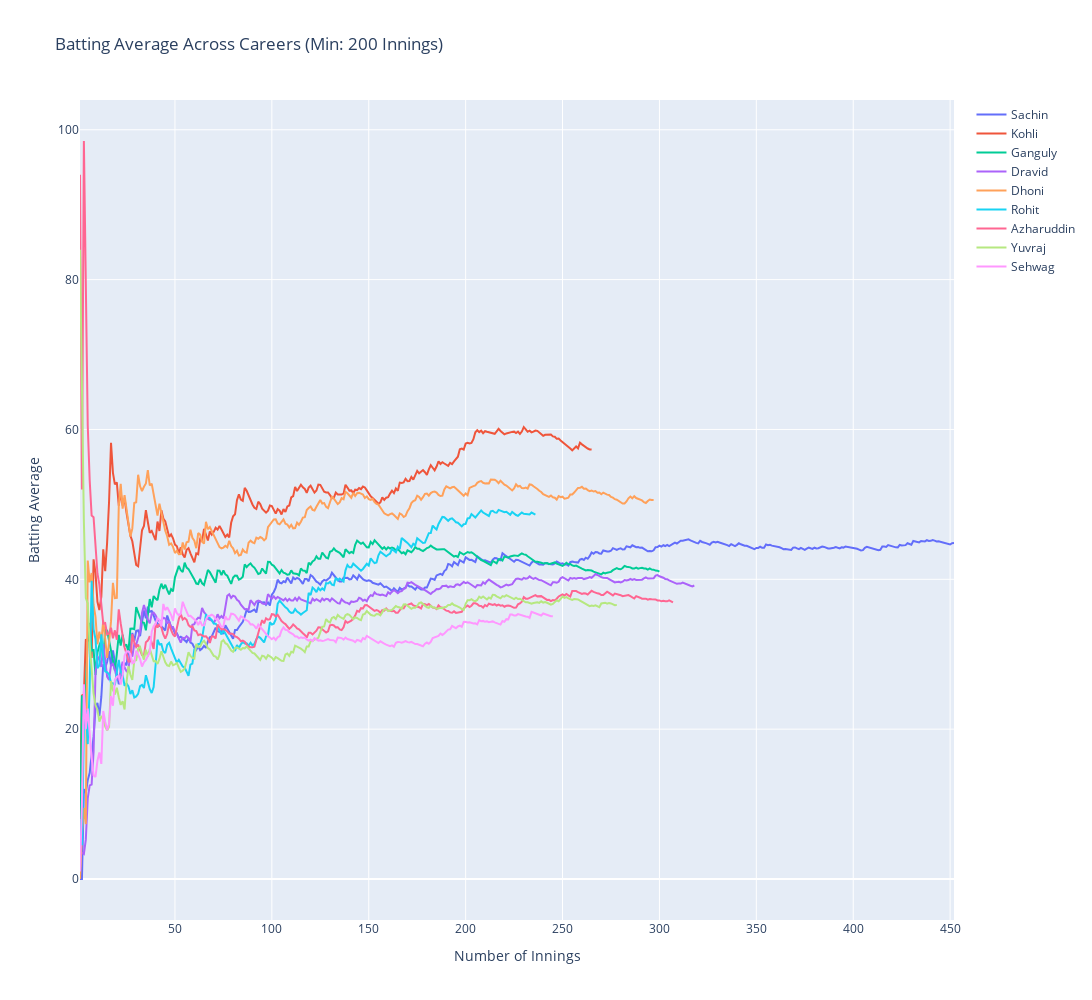

Source (notebook cell):
### Code cell
# Get the plot of the career averages of the top players who have played at least 200 innings
generate_averages_plot(data=links_df)

### Figure 1 — Plotly figure (JSON) as saved in the notebook; plotly's stock layout.template omitted (floating-point values rounded to 4 significant figures; data arrays with more than 128 entries replaced by an {"elided": "..."} marker saying what was removed)
{"data": [{"mode": "lines", "name": "Sachin", "type": "scatter", "x": {"elided": "452 int values"}, "y": {"elided": "452 float values"}}, {"mode": "lines", "name": "Kohli", "type": "scatter", "x": {"elided": "265 int values"}, "y": {"elided": "265 float values"}}, {"mode": "lines", "name": "Ganguly", "type": "scatter", "x": {"elided": "300 int values"}, "y": {"elided": "300 float values"}}, {"mode": "lines", "name": "Dravid", "type": "scatter", "x": {"elided": "318 int values"}, "y": {"elided": "318 float values"}}, {"mode": "lines", "name": "Dhoni", "type": "scatter", "x": {"elided": "297 int values"}, "y": {"elided": "297 float values"}}, {"mode": "lines", "name": "Rohit", "type": "scatter", "x": {"elided": "236 int values"}, "y": {"elided": "236 float values"}}, {"mode": "lines", "name": "Azharuddin", "type": "scatter", "x": {"elided": "307 int values"}, "y": {"elided": "307 float values"}}, {"mode": "lines", "name": "Yuvraj", "type": "scatter", "x": {"elided": "278 int values"}, "y": {"elided": "278 float values"}}, {"mode": "lines", "name": "Sehwag", "type": "scatter", "x": {"elided": "245 int values"}, "y": {"elided": "245 float values"}}], "layout": {"autosize": false, "height": 1000, "title": {"text": "Batting Average Across Careers (Min: 200 Innings)"}, "width": 1800, "xaxis": {"title": {"text": "Number of Innings"}}, "yaxis": {"title": {"text": "Batting Average"}}}}
